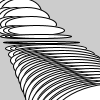
Frame 1 (no input)
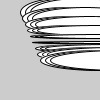
Frame 60 (the mouse pressed at the canvas centre just before this capture)
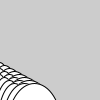
Frame 120 (the mouse held since frame 60 and released just before this capture)

The Processing sketch that drew these frames (run headless with seeded random() and noise(); from frame 60 on, the mouse is pressed at the canvas centre):

// Processing sketch: processing_11854
// ── processing_11854.pde

int num = 20;
int[] dx = new int[num]; // Declare and create an array
int[] dy = new int[num]; // Declare and create an array
void setup() {
size(100, 100);
for (int i = 0; i < num; i++) {
dx[i] = i * 5;
dy[i] = 12 + (i * 6);
}
}
void draw() {
background(204);
for (int i = 0; i < num; i++) {
dx[i] = dx[i] + 1;
if (dx[i] > 100) {
dx[i] = -100;
}
diagonals(dx[i], dy[i]);
}
}
void diagonals(int x, int y) {
ellipse(x, y, x+20, y-40);
ellipse(x+10, y, x+30, y-40);
ellipse(x+20, y, x+40, y-40);
}
